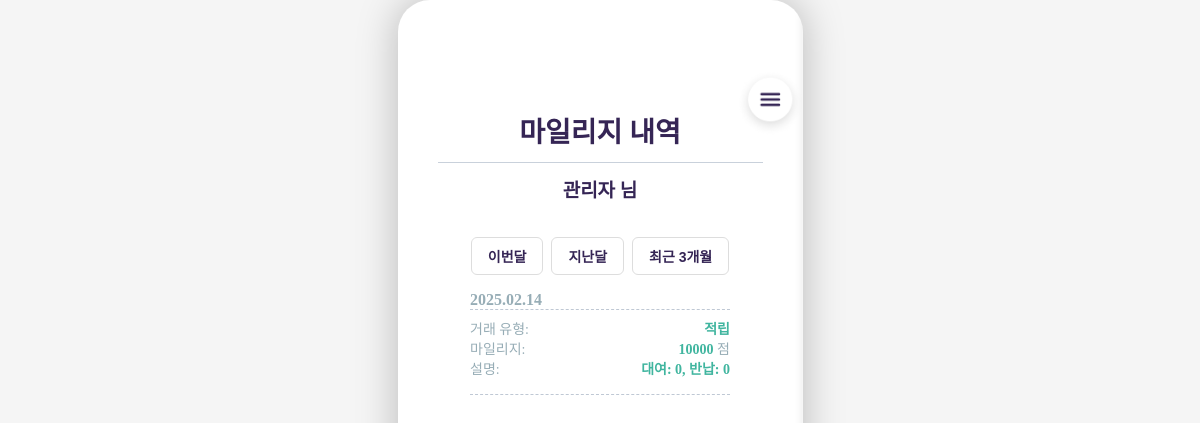
Page /riding/mileage_history/ (signed in) on the earlier database version.
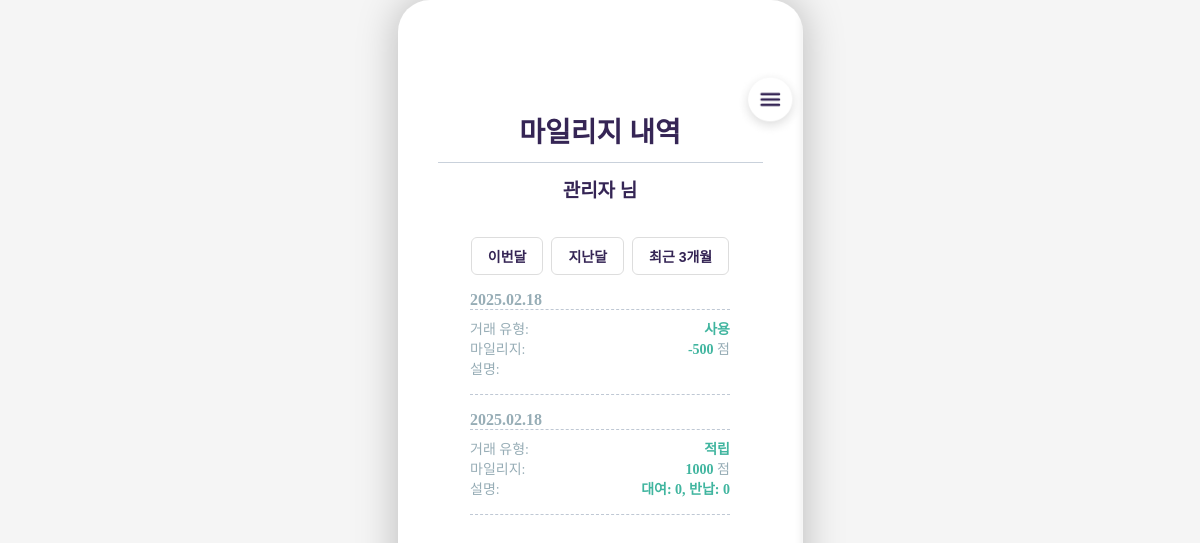
Same page on the later database version.
### users/models.py (models this page shows, shortened)
class Profile(models.Model):
    user = models.OneToOneField(User, on_delete=models.CASCADE)
    nickname = models.CharField(max_length=50, unique=True)
    birth = models.CharField(max_length=6)
    birth_end = models.CharField(max_length=1)
    email = models.EmailField(unique=True)
    weight = models.DecimalField(max_digits=5, decimal_places=1, null=True, blank=True)
    preferred_station = models.CharField(max_length=100, null=True, blank=True)
    created_at = models.DateTimeField(default=timezone.now)
    updated_at = models.DateTimeField(auto_now=True)
    current_mileage = models.IntegerField(default=0)  # 현재 보유 마일리지
    average_daily_distance = models.DecimalField(
        max_digits=8, decimal_places=2, default=0.00
    )  # 총 주행 거리 (km)
    average_speed = models.DecimalField(
        max_digits=5, decimal_places=2, default=0.00
    )  # 평균 주행 속도 (km/h)
    most_used_station = models.CharField(
        max_length=100, null=True, blank=True
    )  # 가장 자주 이용한 대여소

### riding/models.py (models this page shows, shortened)
class MileageHistory(models.Model):
    user = models.ForeignKey(User, on_delete=models.CASCADE)  # 사용자와 1:N 관계
    transaction_date = models.DateTimeField(
        default=timezone.now
    )  # 마일리지 사용 또는 적립 날짜
    transaction_type = models.CharField(
        max_length=10, choices=[("적립", "적립"), ("사용", "사용")]
    )  # 적립 또는 사용 구분
    amount = models.IntegerField()  # 사용한 또는 적립한 마일리지 수량
    description = models.TextField(null=True, blank=True)  # 마일리지 사용 내역 설명

### riding/views.py (the view)
# urls.py: path("mileage_history/", views.mileage_history, name="mileage_history"),
@login_required
def mileage_history(request):
    mileage_history = MileageHistory.objects.filter(user=request.user).order_by(
        "-transaction_date"
    )
    return render(
        request, "riding/mileage_history.html", {"mileage_history": mileage_history}
    )

### riding/templates/riding/mileage_history.html (shortened to what this page needs)
{% load static %}
<!DOCTYPE html>
<html lang="ko">
<head>
    <link rel="stylesheet" href="{% static 'riding/css/mileage_history.css' %}">
</head>
<body>
    <div class="container">
        <button class="nav-button" aria-label="메뉴 열기" id="menu-button"></button>
        <img class="menu-logo" src="{% static 'riding/images/menu-logo.png' %}" alt="메뉴 아이콘" /></img>
        <div class="header">
            <h1>마일리지 내역</h1>
            <div class="divider"></div>
            <div class="user-info">
                {% if user.is_authenticated %}
                    <span class="username">{{ user.profile.nickname }}</span> 님
                {% endif %}
            </div>
        </div>
        <div class="filter-buttons">
            <button class="filter-btn">이번달</button>
            <button class="filter-btn">지난달</button>
            <button class="filter-btn">최근 3개월</button>
        </div>
            <div class="history-list">
                {% for history in mileage_history %}
                <div class="history-item">
                    <div class="date">{{ history.transaction_date|date:"Y.m.d" }}</div>
                    <div class="detail">
                        <div class="info">
                            <span>거래 유형:</span>
                            <span class="value">{{ history.transaction_type }}</span>
                        </div>
                        <div class="info">
                            <span>마일리지:</span>
                            <div class="value-container">
                                <span class="value">{{ history.amount }}</span>
                                <span class="unit">점</span>
                            </div>
                        </div>
                        <div class="info">
                            <span>설명:</span>
                            <span class="value">
                                {% if history.transaction_type == "적립" %}
                                    대여: {{ history.rental_mileage|default:"0" }},
                                    반납: {{ history.return_mileage|default:"0" }}
                                {% else %}
                                    {{ history.description }}
                                {% endif %}
                            </span>
                        </div>
                    </div>
                </div>
                {% endfor %}
            </div>
        </div>
</body>
</html>

### static/riding/css/mileage_history.css (style rules this page uses)
* { margin: 0; padding: 0; box-sizing: border-box; }
body { background-color: #F5F5F5; min-height: 100vh; display: flex; justify-content: center; align-items: center; }
.container { position: relative; width: 405px; height: 840px; background: #FFFFFF; box-shadow: 0px 0px 40px rgba(0, 0, 0, 0.25); border-radius: 32px; padding: 40px; overflow: hidden; overflow-y: scroll; -ms-overflow-style: none; scrollbar-width: none; }
.nav-button { position: absolute; top: 77px; right: 10.5px; width: 43.5px; height: 43.5px; background-color: transparent; border: none; border-radius: 50%; display: flex; justify-content: center; align-items: center; z-index: 3; cursor: pointer; padding: 0; }
.menu-logo { position: absolute; top: 67.5px; right: -1px; width: 70px; height: 70px; display: flex; justify-content: center; align-items: center; background-color: transparent; z-index: 2; padding: 0; object-fit: contain; pointer-events: none; }
.header { text-align: center; margin-top: 70px; }
.header h1 { font-size: 28px; font-weight: bold; color: #352555; }
.user-info { font-size: 19px; font-weight: bold; color: #352555; margin-top: 8px; }
.filter-buttons { display: flex; justify-content: center; gap: 8px; margin-top: 35px; }
.filter-btn { color: #352555; background-color: white; border: 1px solid #ddd; padding: 8px 16px; font-size: 14px; border-radius: 6px; cursor: pointer; font-weight: bold; }
.history-list { width: 80%; max-width: 300px; margin-top: 16px; margin-left: auto; margin-right: auto; max-height: none; overflow-y: visible; }
.history-item { margin-bottom: 16px; padding-bottom: 16px; border-bottom: 1px dashed rgba(148, 163, 184, 0.6); }
.date { font-size: 16px; font-weight: bold; color: #97ADB6; border-bottom: 1px dashed rgba(148, 163, 184, 0.6); }
.detail { margin-top: 8px; }
.info { display: flex; justify-content: space-between; font-size: 14px; color: #97ADB6; }
.value { color: #40B59F; font-weight: bold; }
.divider { width: 100%; height: 1px; background-color: rgba(148, 163, 184, 0.5); margin: 12px 0; }

Differences in the rows shown:
added MileageHistory: transaction_date "2025.02.18", transaction_type "사용", amount "-500"
changed MileageHistory "적립": transaction_date "2025.02.14" → "2025.02.18"; amount "10000" → "1000"
